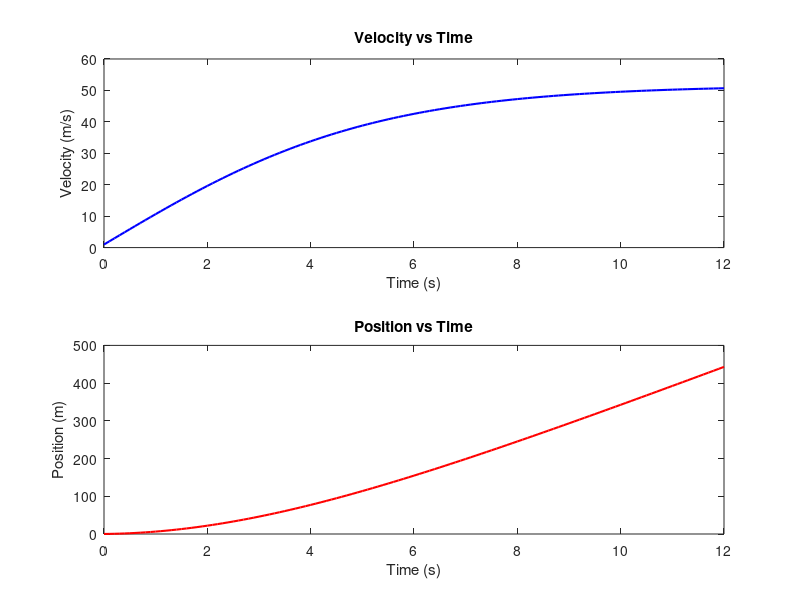

Write the MATLAB code that produced this figure.
mass = 68.1;          
g = 9.8;            
drag_coefficient = 0.25; 
time_step = 0.1;      
total_time = 12; 

velocity = 0;         
position = 0;         

terminal_velocity = sqrt((mass * g) / drag_coefficient);

time_values = 0:time_step:total_time;
velocity_values = zeros(size(time_values));
position_values = zeros(size(time_values));

% Euler method
for i = 1:length(time_values)

    drag_force = drag_coefficient * velocity^2;

    acceleration = (mass * g - drag_force) / mass;

    velocity = velocity + acceleration * time_step;
    position = position + velocity * time_step;

    velocity_values(i) = velocity;
    position_values(i) = position;
end

figure;
subplot(2,1,1);
plot(time_values, velocity_values, 'b-', 'LineWidth', 1.5);
xlabel('Time (s)');
ylabel('Velocity (m/s)');
title('Velocity vs Time');

subplot(2,1,2);
plot(time_values, position_values, 'r-', 'LineWidth', 1.5);
xlabel('Time (s)');
ylabel('Position (m)');
title('Position vs Time');

disp(['Terminal Velocity: ' num2str(terminal_velocity) ' m/s']);